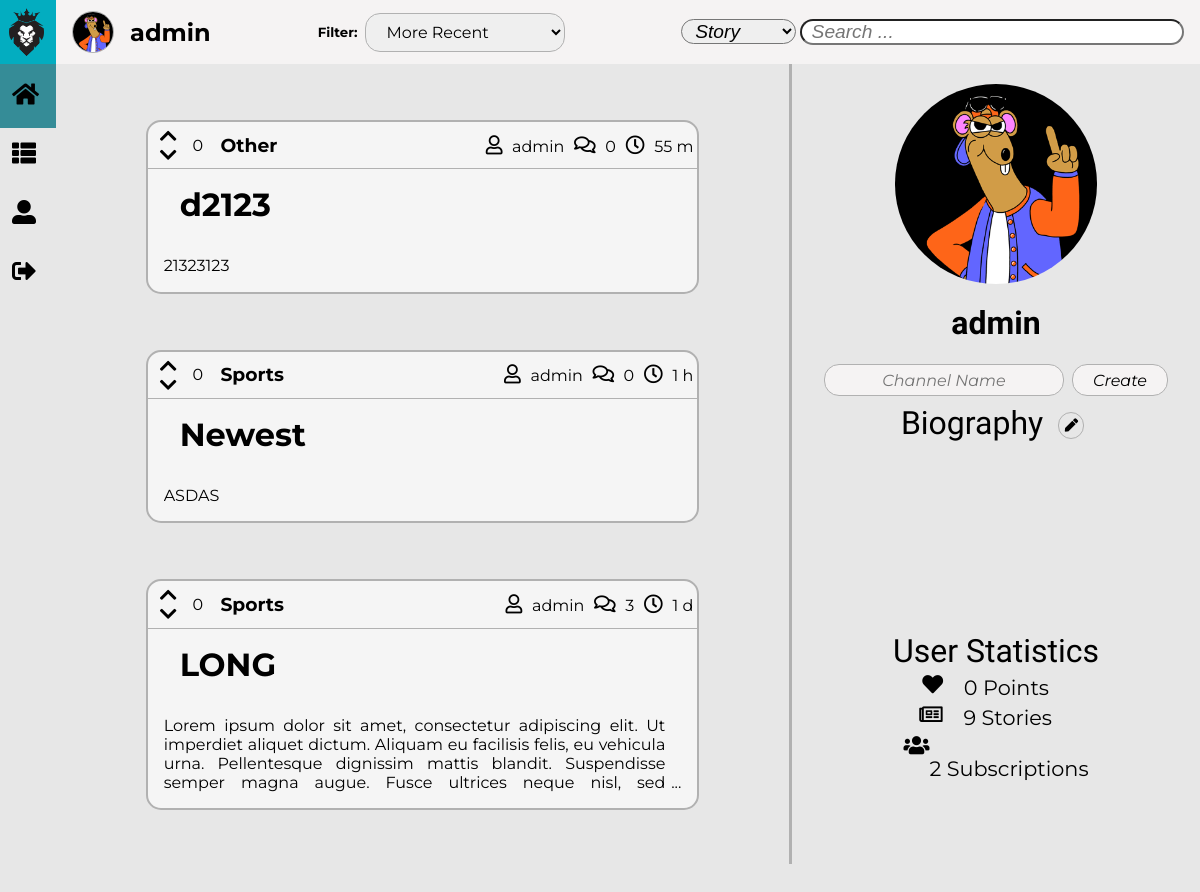
/pages/profile.php?username=admin (signed in), run on an earlier commit of the app's database.
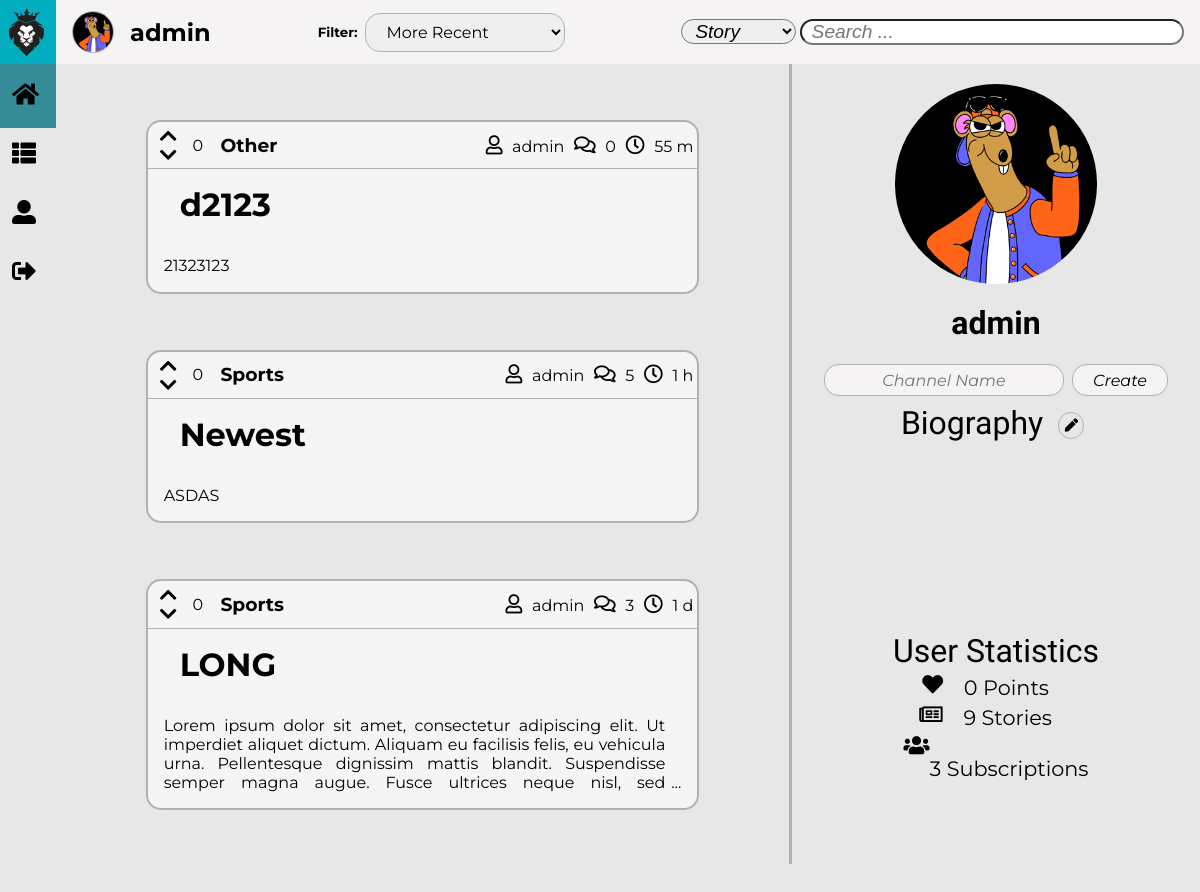
And on a later commit of the database.
### tables this page shows
CREATE TABLE Story(
    storyID INTEGER NOT NULL PRIMARY KEY,
    storyTitle TEXT NOT NULL,
    storyContent TEXT NOT NULL,
    storyPoints INTEGER,
    storyAuthor TEXT NOT NULL REFERENCES User(username),
    storyComments INTEGER NOT NULL,
    storyTime TEXT NOT NULL,
    channelName TEXT NOT NULL REFERENCES Channel(name)       
);

### pages/profile.php (called while the page is built, shortened)
<?php
    include_once('../templates/tpl_common.php');
    include_once('../templates/tpl_stories.php');
    include_once('../templates/tpl_profile.php');
    include_once('../database/db_user.php');
    $username = isset($_GET['username']) ? $_GET['username'] : '';
    $filter = isset($_GET['filter']) ? $_GET['filter'] : 2;
    $searchFilter = isset($_GET['searchFilter']) ? $_GET['searchFilter'] : 2;
    $biography = get_user_biography($username);
    $userStories = isset($_GET['search']) ? get_user_search_stories($username, $filter, $searchFilter, $_GET['search']) : get_user_stories($username, $filter);
    $storiesVotes = []; $votedStories = [];
    foreach($userStories as $story) {
      $votes = get_story_votes($story['storyID']);
      $storiesVotes[$story['storyID']] = $votes == null ? 0 : $votes;
      $votedStories[$story['storyID']] = get_user_story_vote($username, $story['storyID']);
    }
    $userPoints = get_user_points($username);
    $userNumPosts = get_user_num_posted_stories($username);
    $userNumSubs = get_user_num_subscriptions($username);
    draw_common(htmlentities($_SESSION['username']), ['stories.css', 'profile_aside.css', 'channel_aside.css'], [], htmlentities($filter), htmlentities($searchFilter));
    draw_stories(htmlentities_all($userStories), htmlentities_all($storiesVotes), htmlentities_all($votedStories));
    draw_profile_aside(htmlentities($username), htmlentities($biography), display_messages(), htmlentities($userPoints), htmlentities($userNumPosts), htmlentities($userNumSubs));
    draw_footer();
?>

### includes/functions.php (called while the page is built, shortened)
<?php function orderBy($value) {
    switch($value) {
    default:
        return 'storyID DESC';
    break;
    }
}
function data_converter($storyTime) {
    $newStoryTime = new DateTime(date('Y-m-d H:i:s'));
    $oldStoryTime = new DateTime($storyTime);
    $interval = date_diff($newStoryTime, $oldStoryTime);
    if($interval->format('%y') !== '0')
        return $interval->format('%y Y');
    else if($interval->format('%m') !== '0')
        return $interval->format('%m M');
    else if($interval->format('%d') !== '0')
        return $interval->format('%d d');
    else if($interval->format('%h') !== '0')
        return $interval->format('%h h');
    else if($interval->format('%i') !== '0')
        return $interval->format('%i m');
    else
        return $interval->format('%s s');
}
?>
<?php function get_image($default, $directory, $folder, $element) {
    $image = $default;
    $extensions = ['jpg', 'png', 'gif'];
    for($index = 0; $index < count($extensions); $index++) {
        if(file_exists($directory . $element . '.' . $extensions[$index])) {
            $image = $folder . $element . '.' . $extensions[$index];
            break;
        }
    }
    return $image;
} ?>

### database/db_user.php (called while the page is built, shortened)
<?php
    include_once('../includes/functions.php');
    function get_user_stories($username, $filter) {
      $db = Database::instance()->db();
      $stmt = $db->prepare('SELECT * FROM Story WHERE storyAuthor = ? ORDER BY ' . orderBy($filter));
      $stmt->execute(array($username));
      return $stmt->fetchAll();
    }
    function get_user_num_posted_stories($username) {
      $db = Database::instance()->db();
      $stmt = $db->prepare('SELECT count(*) as Posts FROM Story WHERE storyAuthor = ?');
      $stmt->execute(array($username));
      return $stmt->fetch()['Posts'];
    }
    function get_user_num_subscriptions($username) {
      $db = Database::instance()->db();
      $stmt = $db->prepare('SELECT count(*) as Subs FROM Subscription WHERE username = ?');
      $stmt->execute(array($username));
      return $stmt->fetch()['Subs'];
    }
?>

### templates/tpl_stories.php (the view, shortened to what this page needs)
<?php function draw_stories($stories, $storiesVotes, $votedStories) { ?>
    <div id="masterStories">
        <form method="get" action="../pages/story.php">
            <section id="stories">  <?php
                foreach($stories as $story) { ?>
                    <article id="<?= $story['storyID'] ?>" class="storyArticle">
                        <header id="storyHeader">
                            <div id="story_<?= $story['storyID'] ?>_votes" >
                                <div>
                                    <?php
                                        if($votedStories[$story['storyID']] == 1) { ?>
                                            <div class="votes">
                                                <div>
                                                    <i id="voteUp" class="fas fa-chevron-up"></i>
                                                    <i class="fas fa-chevron-down"></i>
                                                </div>
                                                <span class="storyVotes"><?= htmlentities($storiesVotes[$story['storyID']]) ?></span>
                                            </div>
                                        <?php }
                                        else if($votedStories[$story['storyID']] == -1) { ?>
                                            <div class="votes">
                                                <div>
                                                    <i class="fas fa-chevron-up"></i>
                                                    <i id="voteDown" class="fas fa-chevron-down"></i>
                                                </div>
                                                <span class="storyVotes"><?= htmlentities($storiesVotes[$story['storyID']]) ?></span>
                                            </div>
                                        <?php }
                                        else { ?>
                                            <div class="votes">
                                                <div>
                                                    <i class="fas fa-chevron-up"></i>
                                                    <i class="fas fa-chevron-down"></i>
                                                </div>
                                                <span class="storyVotes"><?= htmlentities($storiesVotes[$story['storyID']]) ?></span>
                                            </div>
                                        <?php }
                                    ?>
                                    <a href="../pages/channel.php?channelName=<?= $story['channelName'] ?>"><h3><?= $story['channelName'] ?></h3></a>
                                </div>
                                <div>
                                    <a class="author" href="../pages/profile.php?username=<?= $story['storyAuthor'] ?>"><i class="far fa-user"></i><?= $story['storyAuthor'] ?></a>
                                    <a class="comments" href="../pages/story.php?storyID=<?= $story['storyID'] ?>#comments"><i class="far fa-comments"></i><?= $story['storyComments'] ?></a>
                                    <span class="date"><i class="far fa-clock"></i><?= data_converter($story['storyTime']) ?></span>
                                </div>
                            </div>
                            <div>
                                <h1><?= $story['storyTitle'] ?></h1>
                            </div>
                        </header>
                        <div id="storySinopse">
                            <p><?= $story['storyContent'] ?></p>
                        </div>
                    </article>
                <?php } ?>
            </section>
        </form>
    </div>
<?php } ?>

### templates/tpl_common.php (shortened to what this page needs)
<?php function draw_common($username, $css_files, $js_files, $filter, $searchFilter) { ?>
    <!DOCTYPE <!DOCTYPE html>
    <html>
        <head>
            <link rel="stylesheet" href="https://use.fontawesome.com/releases/v5.5.0/css/all.css">
            <link rel="stylesheet" type="text/css" media="screen" href="../css/common.css" />
            <?php foreach($css_files as $css_file) { ?>
                <link rel="stylesheet" type="text/css" media="screen" href="../css/<?=$css_file?>" />
            <?php } ?>
        </head>
        <body>
            <?php draw_dynamic_bar($username) ?>
            <?php draw_tool_bar($username, $filter, $searchFilter) ?>
<?php } ?>
<?php function draw_dynamic_bar($username) { ?>
    <header id="dynamicBar">
        <div id="header">
            <img src="../resources/images/default/logo.png" alt="Logo">
        </div>
        <nav id="menu">
            <div class="mainMenu">
                <i class="fa fa-home"></i><a href="../pages/feed.php">Feed</a>
            </div>
            <div class="mainMenu">
                <i class="fa fa-th-list"></i><a href="../pages/show_channels.php?show=subscriptions">Channels</a>
            </div>
            <div class="mainMenu">
                <i class="fa fa-user-alt"></i><a href="../pages/profile.php?username=<?= $username ?>">Profile</a>
            </div>
            <div class="mainMenu">
                <i class="fa fa-sign-out-alt"></i><a href="../actions/action_logout.php">Logout</a>
            </div>
        </nav>
    </header>
<? } ?>
<?php function draw_tool_bar($username, $filter, $searchFilter) { ?>
    <div id="toolBar">
        <div id="info">
            <img id="asideIMG" src="../resources/images/<?= get_image('default/defaultUser.jpg', '../resources/images/users/', 'users/', sha1($username)) ?>" alt="User Image">
            <a id="user-name" href="../pages/profile.php?username=<?= $username ?>"><h5><?= $username ?></h5></a>
        </div>
        <?php draw_story_filter($filter) ?>
        <?php draw_search_filter($searchFilter) ?>
    </div>
<? } ?>
<?php function draw_story_filter($filter) { ?>
    <div id="filters">
        <h5>Filter:</h5>
        <form method="get" action="<?= $_SERVER['PHP_SELF']?>">
            <select name="filter" id="filterID">
                <option <? echo $filter == 2 ? 'selected ' : '' ?>value="2">More Recent</option>
            </select>
        </form>
    </div>
<? } ?>
<?php function draw_search_filter($searchFilter) { ?>
    <div id="search">
        <form method="get" action="<?= $_SERVER['PHP_SELF']?>">
            <select name="searchFilter" id="searchFilterID">
                <option <? echo $searchFilter == 2 ? 'selected ' : '' ?>value="2">Story</option>
            </select>
            <input type="search" id="searchField" name="search" placeholder="Search ...">
        </form>
    </div>
<? } ?>
<?php function draw_footer() { ?>
        </body>
    </html>
<?php } ?>

### templates/tpl_profile.php (shortened to what this page needs)
<?php function draw_profile_aside($username, $biography, $messages, $userPoints, $userNumPosts, $userNumSubs) { ?>
    <aside>
        <?php
            if($username == $_SESSION['username']) { ?>
                <div id="asidePicture">
                    <img id="asideIMG" src="../resources/images/<?= get_image('default/defaultUser.jpg', '../resources/images/users/', 'users/', sha1($username)) ?>" alt="User Image">
                </div>
            <?php }
            else { ?>
                <div id="userPicture">
                    <img id="asideIMG" src="../resources/images/<?= get_image('default/defaultUser.jpg', '../resources/images/users/', 'users/', sha1($username)) ?>" alt="User Image">
                </div>
            <?php }
        ?>
        <h3 id="username"><?= $username ?></h3>
        <form id="forms">
            <?php
                if($username === $_SESSION['username']) { ?>
                    <input type="text" name="channelName" placeholder="Channel Name" required="true" maxlength="18">
                    <button id="newChannel" type="submit" formaction="../actions/action_add_new_channel.php" formmethod="post">Create</button>
                <?php }
            ?>
        </form>
        <div id="description">
            <p>Biography
                <?php
                    if($username === $_SESSION['username']) { ?>
                        <button id="editDescription" type="button"><i class="fas fa-pen"></i></button>
                    <?php }
                ?>
            </p>
            <p id="descriptionContent"><?= $biography ?></p>
        </div>
        <div id="statistics">
            <p>User Statistics</p>
            <div class="statistics">
                <i class="fas fa-heart"></i><p><?= $userPoints ?> Points</p>
            </div>
            <div class="statistics">
                <i class="far fa-newspaper"></i><p><?= $userNumPosts ?> Stories</p>
            </div>
            <div class="statistics">
                <i class="fas fa-users"></i><a href="../pages/show_channels.php?username=<?= $username ?>&show=subscriptions"><p><?= $userNumSubs ?> Subscriptions</p></a>
            </div>
        </div>
    </aside>
<?php } ?>

### css/common.css (style rules this page uses)
:root { --background-color: rgb(231, 231, 231); --background-header-color: rgb(3, 173, 192); --background-menu-color: rgb(53, 140, 151); --background-toolBar-color: rgb(245, 243, 243); --site-name-color: white; --site-name-font: 'Exo', sans-serif; --menu-color: white; --menu-icons-color: black; --menu-font: 'Montserrat', sans-serif; --toolBar-font: 'Montserrat', sans-serif; --toolBar-info-font-size: 1.5em; --toolBar-filter-font-size: 1em; --border-color: rgb(177, 177, 177); --messages-font: 'Montserrat', sans-serif; --success-fg-color: rgb(86, 155, 13); --error-fg-color: rgb(218, 2, 13); }
body { margin: 0em; display: grid; height: 100%; overflow: hidden; grid-template-columns: auto 5.5fr 2fr; grid-template-rows: 4em 100%; grid-template-areas: "header toolBar toolBar" "menu content aside"; background-color: var(--background-color); }
#dynamicBar { width: 3.5em; transition: 1s; }
#header { grid-area: header; display: flex; background-color: var(--background-header-color); }
#header > img { max-width: 3em; max-height: 3em; padding: 0.5em 0.5em 0.5em 0.55em; }
#menu { grid-area: menu; height: 100%; background-color: var(--background-menu-color); }
#menu { margin: 0%; flex-direction: column; display: flex; font-size: 1.5em; color: var(--menu-icons-color); }
#menu div { padding: 0.5em 0.5em; height: 1.5em; display: flex; }
#menu div i { padding: 0.25em 0.5em 0em 0em; color: var(--menu-icons-color); }
#toolBar { display: flex; align-items: center; justify-content: space-between; grid-area: toolBar; background-color: var(--background-toolBar-color); font-family: var(--toolBar-font); }
#toolBar div { display: inherit; align-items: inherit; }
#info { display: flex; margin: 0em; }
#info > img { margin: 0em 1em; width: 2.5em; height: 2.5em; border: solid var(--border-color) 1px; border-radius: 50%; }
#info > a h5 { margin: 0em; font-size: var(--toolBar-info-font-size); font-family: var(--toolBar-font); color: black; }
#filters > form { margin: 0em; }
#filters > form > select { margin: 0.5em; padding: 0.5em 1em; outline: none; font-size: var(--toolBar-filter-font-size); font-family: var(--toolBar-font); border: none; border: solid var(--border-color) 1px; border-radius: 15px; }
#search > form { padding-top: 1em; padding-right: 1em; }
#search > form > input { border-radius: 15px; width: 20em; padding: 0em 0.25em; outline: none; font-size: 1.2em; text-indent: 0.25em; font-style: italic; }
#search > form > select { border-radius: 15px; width: 6em; padding: 0em 0.25em; outline: none; font-size: 1.2em; text-indent: 0.25em; font-style: italic; }
a { text-decoration: none; }
#editDescription, #applyDescription { vertical-align: middle; height: 2em; width: 2em; margin: auto .5em; outline: none; border: solid var(--border-color) 1px; border-radius: 50%; background-color: var(--background-color); }
#descriptionContent { margin: 0 2em; text-align: center; white-space: pre-wrap; font-size: 1rem; }

What changed in the data, as far as the page shows it:
changed story "Newest": storyComments "0" → "5"
Also different on the page:
$userNumSubs: "2" → "3"
